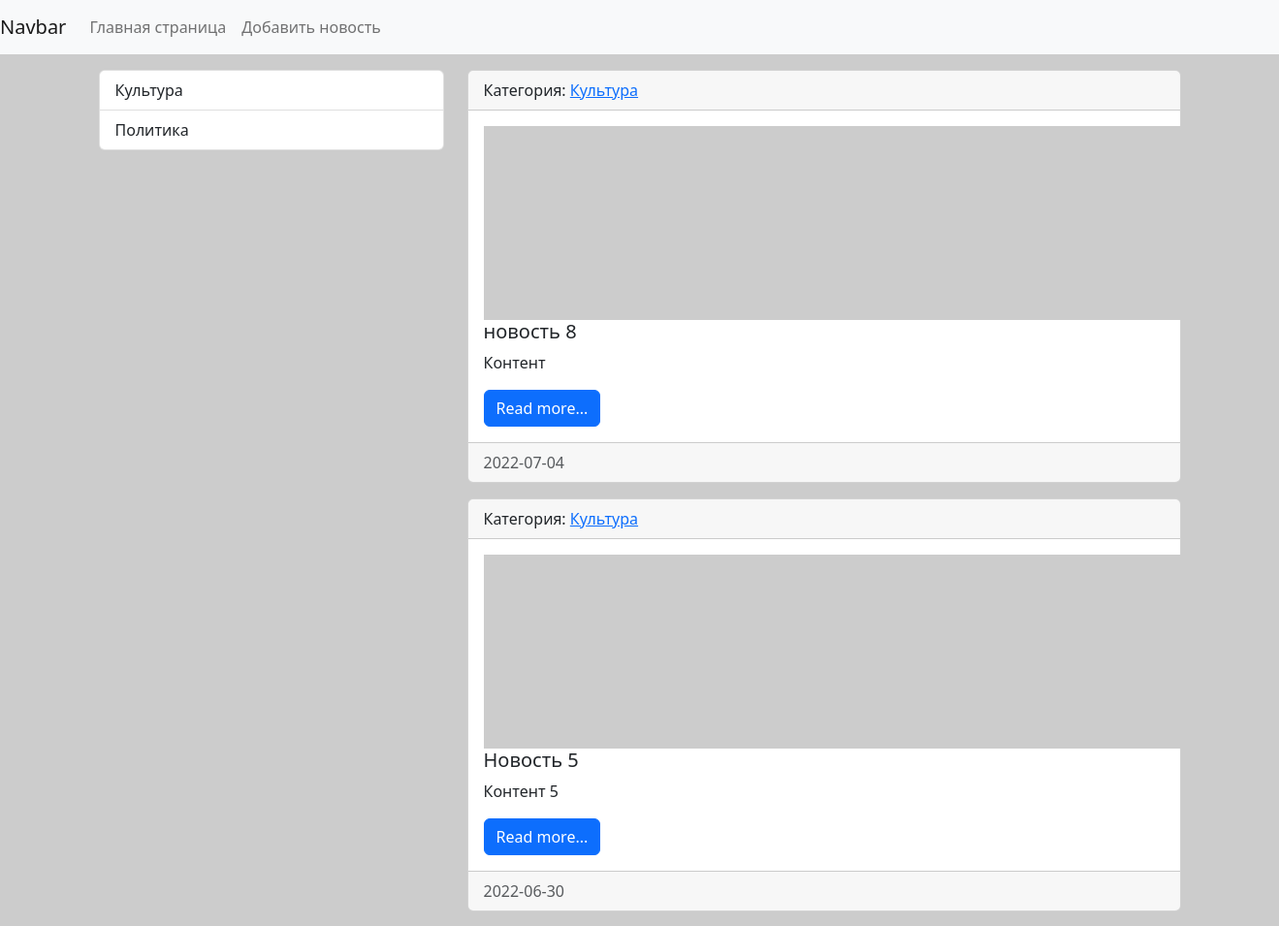
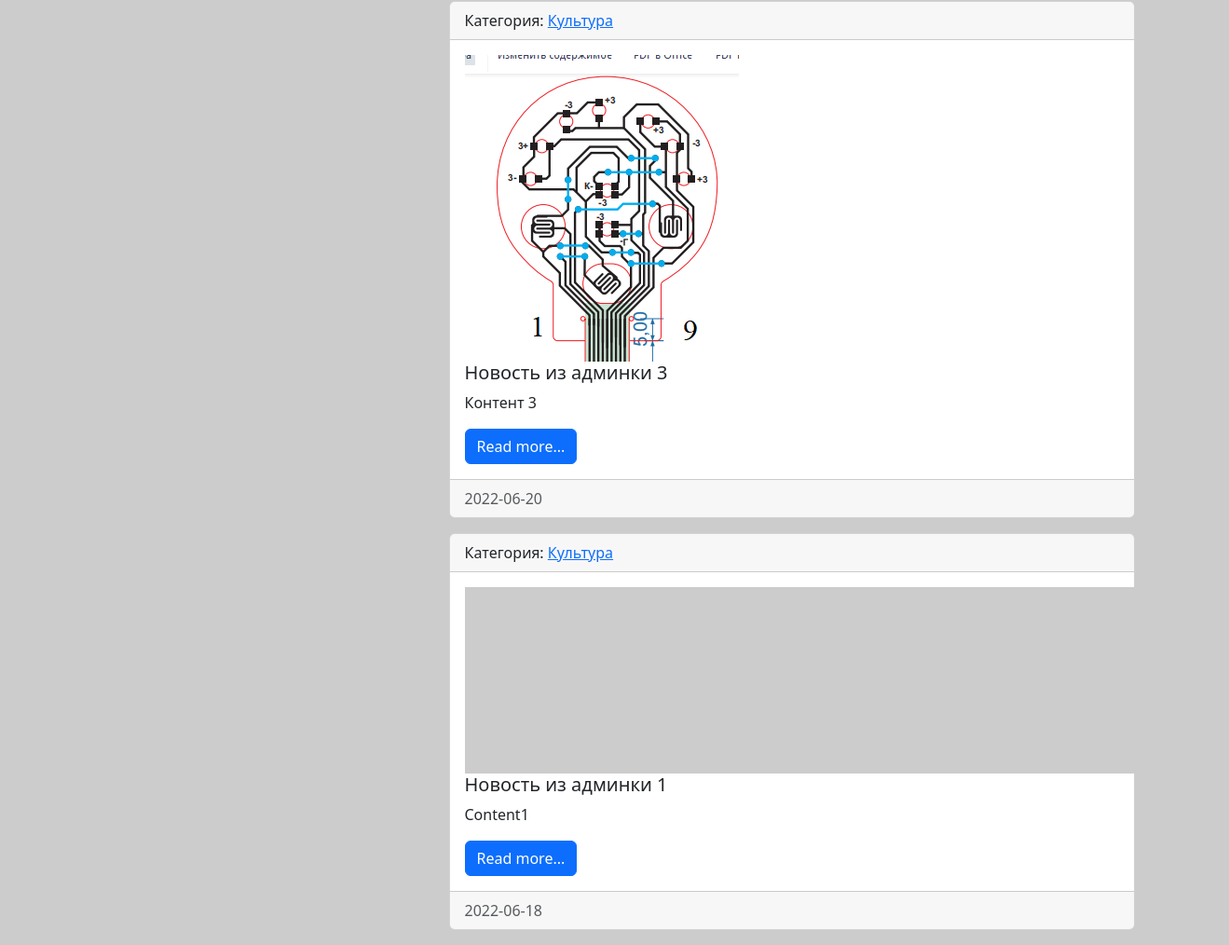
Page /category/1 on the committed database (2 pictures, top to bottom).
### news/models.py (models this page shows, shortened)
class Category(models.Model):
    title = models.CharField(max_length=150,
                             db_index=True,
                             verbose_name='Наименование категории'
                             )
    class Meta:
        verbose_name = 'Категория'
        verbose_name_plural = 'Категории'
    def __str__(self):
        return self.title

class News(models.Model):
    title = models.fields.CharField(max_length=150, verbose_name='Наименование')
    content = models.TextField(blank=True, verbose_name='Контент')
    created_at = models.DateTimeField(auto_now_add=True, verbose_name='Дата публикации')
    updated_at = models.DateTimeField(auto_now=True, verbose_name='Обновлено')
    photo = models.ImageField(upload_to='photos/%Y/%m/%d/', verbose_name='Фото', blank=True)
    is_published = models.BooleanField(default=True, verbose_name='Опубликовано')
    category = models.ForeignKey('Category', on_delete=models.PROTECT, null=True)
    class Meta:
        verbose_name = 'Новость'
        verbose_name_plural = 'Новости'
        ordering = ['-created_at']
    def get_absolute_url(self):   # По одной из конвенций django функция, указывающая
        return reverse('view_news',                      #Название маршрута, как во view
                        kwargs={"news_id": self.pk},     #Второй аргумент - номер категории,
                       )                                 #т.е первичный ключ - pk

### news/views.py (the view)
# urls.py: path('category/<int:category_id>', get_category, name='category'),
def get_category(request, category_id):
    news = News.objects.filter(category_id=category_id)
    category = Category.objects.get(pk=category_id)
    return render(request, 'news/category.html', {'news': news,
                                               'category': category,
                                               })

### news/templatetags/news_tags.py (called while the page is built)
@register.inclusion_tag('news/list_categories.html')
def show_categories(arg1='Hello', arg2='world'):
    categories = Category.objects.all()
    return {"categories": categories, "arg1": arg1, "arg2": arg2, }

### news/templates/news/category.html (shortened to what this page needs)
{% extends 'base.html' %}
{% block sitebar %}
{% include 'inc/_sitebar.html' %}
{% endblock %}
{% block content %}
      {% for item in news %}
      <div class="card mb-3">
        <div class="card-header">
          Категория: <a href="{% url 'category' item.category.pk %}"> {{ item.category }}</a>
        </div>
   <div class="card-body">
     <div class="media">
       {% if item.photo %}
       <img src="{{ item.photo.url }}" alt=""/>
       {% else %}
        <img src="https://picsum.photos/id/870/200/300?grayscale&blur=2"/>
       {% endif %}
       <div class="media-body">
         <h5 class="card-title">{{ item.title }}</h5>
         <p class="card-text">{{ item.content }}</p>
         <a href="{{ item.get_absolute_url }}" class="btn btn-primary">Read more...</a>
       </div>
     </div>
  </div>
  <div class="card-footer text-muted">
    {{ item.created_at|date:"Y-m-d" }}
  </div>
      </div>
      {% endfor %}
{% endblock %}

### templates/base.html (shortened to what this page needs)
<!doctype html>
{% load static %}
<html lang="en">
  <head>
    <link rel="stylesheet" href="{% static 'bootstrap/css/bootstrap.min.css' %}">
     <link rel="stylesheet" href="{% static 'css/style.css' %}">
  </head>
  <body>
  {% include 'inc/_nav.html' %}
  <div class="container mt-3">
    <div class="row">
      <div class="col-md-4">
      {% block sitebar %} SITEBAR {% endblock %}
      </div>
      <div class="col-md-8">
      {% block content %} CONTENT {% endblock %}
      </div>
    </div>
  </div>
  </body>
</html>

### templates/inc/_nav.html (shortened to what this page needs)
  <nav class="navbar navbar-expand-lg navbar-light bg-light">
  <a class="navbar-brand" href="{% url 'home' %}">Navbar</a>
  <div class="collapse navbar-collapse" id="navbarSupportedContent">
    <ul class="navbar-nav mr-auto">
      <li class="nav-item"><a class="nav-link" href="{% url 'home' %}">Главная страница</a></li>
      <li class="nav-item"><a class="nav-link" href="{% url 'home' %}">Добавить новость</a></li>
    </ul>
   </div>
</nav>

### templates/inc/_sitebar.html (shortened to what this page needs)
 {% load news_tags %}
 {% show_categories %}

### news/templates/news/list_categories.html
       <div class="list-group">
           {% for item in categories %}
          <a href="{% url 'category' item.pk %}" class="list-group-item list-group-item-action">{{ item.title }}</a>
          {% endfor %}
        </div>

### mysite/static/css/style.css (style rules this page uses)
body { background-color: #ccc }

### rows in the picture
Category: title "Культура"
Category: title "Политика"
News: category "Культура", title "новость 8", content "Контент", created_at "2022-07-04"
News: category "Культура", title "Новость 5", content "Контент 5", created_at "2022-06-30"
News: category "Культура", photo (picture), title "Новость из админки 3", content "Контент 3", created_at "2022-06-20"
News: category "Культура", title "Новость из админки 1", content "Content1", created_at "2022-06-18"
